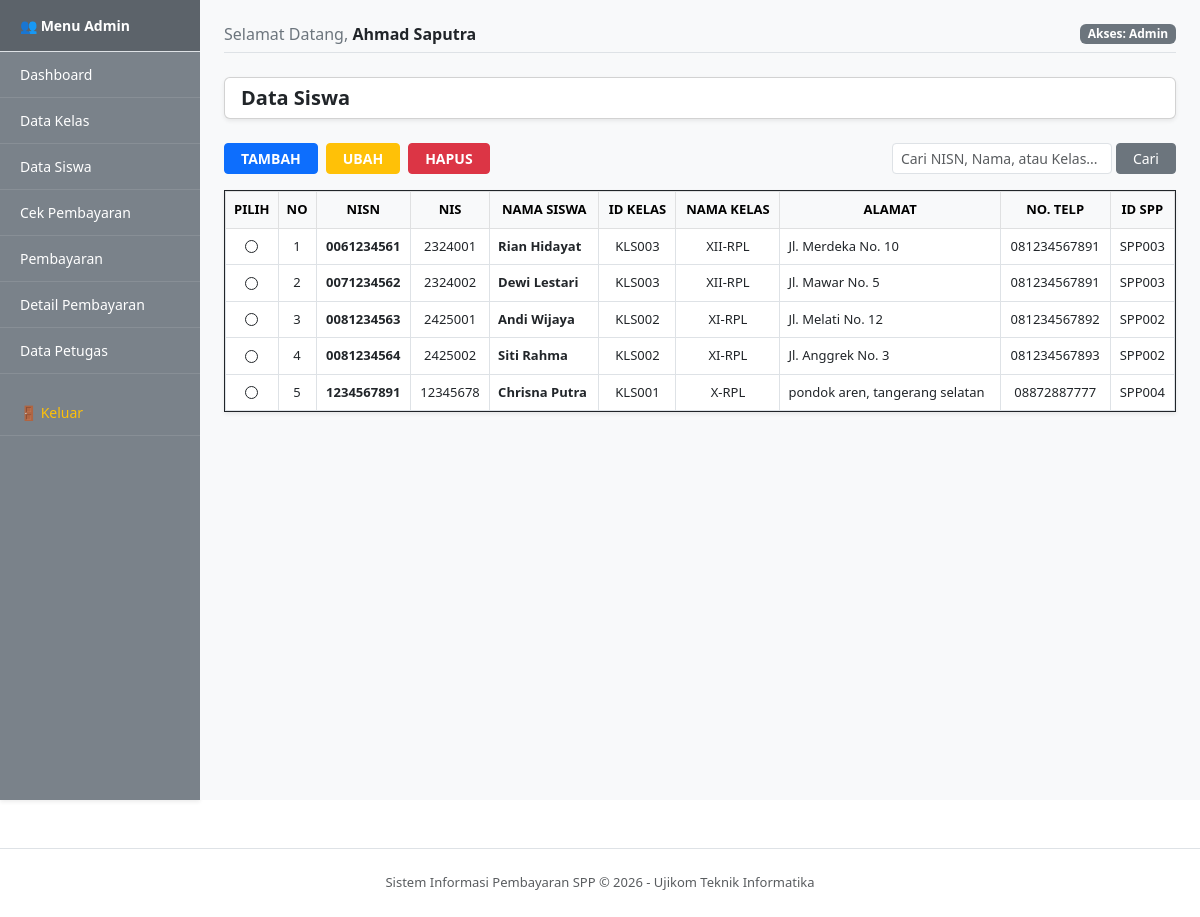
The app's page /petugas/siswa_tampil.php (signed in) with its own data.
### tables this page shows
CREATE TABLE `tb_siswa` (
  `nisn` varchar(10) NOT NULL,
  `nis` varchar(8) NOT NULL,
  `nama` varchar(50) NOT NULL,
  `id_kelas` varchar(11) NOT NULL,
  `nama_kelas` varchar(10) NOT NULL,
  `alamat` text NOT NULL,
  `no_telp` varchar(13) NOT NULL,
  `id_spp` varchar(40) NOT NULL
);

CREATE TABLE `tb_kelas` (
  `id_kelas` varchar(11) NOT NULL,
  `nama_kelas` varchar(10) NOT NULL,
  `komp_keahlian` varchar(50) NOT NULL
);

### petugas/siswa_tampil.php (the view, shortened to what this page needs)
<?php
include '../layouts/header.php';
include '../config/koneksi.php';
$keyword = "";
$query_sandi = "SELECT tb_siswa.*, tb_kelas.nama_kelas, tb_spp.nominal
                FROM tb_siswa
                INNER JOIN tb_kelas ON tb_siswa.id_kelas = tb_kelas.id_kelas
                INNER JOIN tb_spp ON tb_siswa.id_spp = tb_spp.id_spp";
$eksekusi = mysqli_query($koneksi, $query_sandi);
?>
<div class="row">
    <div class="col-md-12">
        <div class="card card-body bg-white mb-4 shadow-sm py-2">
            <h5 class="text-dark fw-bold mb-0">Data Siswa</h5>
        </div>
        <form action="" method="POST" id="form_siswa">
            <div class="d-flex justify-content-between align-items-center mb-3">
                <div class="d-flex gap-2">
                    <a href="siswa_tambah.php" class="btn btn-primary btn-sm px-3 fw-bold">TAMBAH</a>
                    <button type="button" onclick="aksiEdit()" class="btn btn-warning btn-sm px-3 fw-bold text-white">UBAH</button>
                    <button type="button" onclick="aksiHapus()" class="btn btn-danger btn-sm px-3 fw-bold">HAPUS</button>
                </div>
                <div class="d-flex gap-1" style="max-width: 300px;">
                    <input type="text" name="input_cari" class="form-control form-control-sm" placeholder="Cari NISN, Nama, atau Kelas..." value="<?= $keyword; ?>">
                    <button type="submit" name="tombol_cari" class="btn btn-secondary btn-sm px-3">Cari</button>
                </div>
            </div>
            <div class="card shadow-sm border-dark rounded-0">
                <div class="card-body p-0">
                    <div class="table-responsive">
                        <table class="table table-hover table-bordered mb-0 align-middle style-table" style="font-size: 13px;">
                            <thead class="table-light text-uppercase text-center">
                                <tr>
                                    <th width="4%">Pilih</th>
                                    <th width="4%">No</th>
                                    <th>NISN</th>
                                    <th>NIS</th>
                                    <th>Nama Siswa</th>
                                    <th>ID Kelas</th>
                                    <th>Nama Kelas</th>
                                    <th>Alamat</th>
                                    <th>No. Telp</th>
                                    <th>ID SPP</th>
                                </tr>
                            </thead>
                            <tbody>
                                <?php
                                $no = 1;
                                if (mysqli_num_rows($eksekusi) == 0) :
                                ?>
                                    <tr>
                                        <td colspan="10" class="text-center text-muted py-4">Data siswa tidak ditemukan atau masih kosong.</td>
                                    </tr>
                                <?php else : ?>
                                    <?php while ($data = mysqli_fetch_assoc($eksekusi)) : ?>
                                    <tr>
                                        <td class="text-center">
                                            <input type="radio" name="pilih_nisn" value="<?= $data['nisn']; ?>" class="form-check-input border-dark">
                                        </td>
                                        <td class="text-center"><?= $no++; ?></td>
                                        <td class="text-center fw-bold"><?= $data['nisn']; ?></td>
                                        <td class="text-center"><?= $data['nis']; ?></td>
                                        <td><strong><?= $data['nama']; ?></strong></td>
                                        <td class="text-center"><?= $data['id_kelas']; ?></td>
                                        <td class="text-center"><?= $data['nama_kelas']; ?></td>
                                        <td><?= $data['alamat']; ?></td>
                                        <td class="text-center"><?= $data['no_telp']; ?></td>
                                        <td class="text-center"><?= $data['id_spp']; ?></td>
                                    </tr>
                                    <?php endwhile; ?>
                                <?php endif; ?>
                            </tbody>
                        </table>
                    </div>
                </div>
            </div>
        </form>
    </div>
</div>
<?php
include '../layouts/footer.php';
?>

### records on screen
tb_siswa: nisn "0061234561", nis "2324001", nama "Rian Hidayat", id_kelas "KLS003", id_kelas.nama_kelas "XII-RPL", alamat "Jl. Merdeka No. 10", no_telp "081234567891", id_spp "SPP003"
tb_siswa: nisn "0071234562", nis "2324002", nama "Dewi Lestari", id_kelas "KLS003", id_kelas.nama_kelas "XII-RPL", alamat "Jl. Mawar No. 5", no_telp "081234567891", id_spp "SPP003"
tb_siswa: nisn "0081234563", nis "2425001", nama "Andi Wijaya", id_kelas "KLS002", id_kelas.nama_kelas "XI-RPL", alamat "Jl. Melati No. 12", no_telp "081234567892", id_spp "SPP002"
tb_siswa: nisn "0081234564", nis "2425002", nama "Siti Rahma", id_kelas "KLS002", id_kelas.nama_kelas "XI-RPL", alamat "Jl. Anggrek No. 3", no_telp "081234567893", id_spp "SPP002"
tb_siswa: nisn "1234567891", nis "12345678", nama "Chrisna Putra", id_kelas "KLS001", id_kelas.nama_kelas "X-RPL", alamat "pondok aren, tangerang selatan", no_telp "08872887777", id_spp "SPP004"

### other values on screen
$_SESSION['nama_petugas'] "Ahmad Saputra"
$_SESSION['level'] "Admin"
